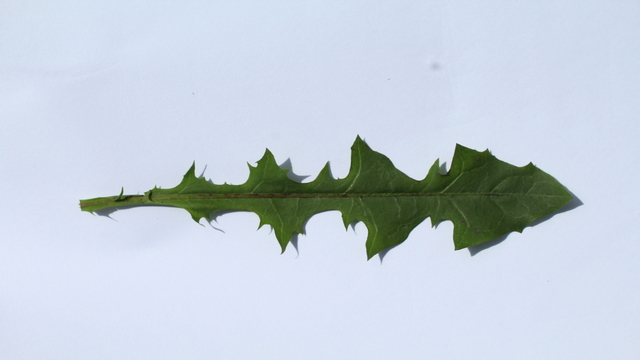
%> input picture Atividade 9/imagem01_2095920.jpg, 640 x 360 px
$ octave atividade9.m   (GNU Octave 9; MATLAB toolbox functions it lacks are replaced by stand-ins)
%> lines starting %> are read from the running program, lines starting %| are printed output that depends on the picture
% Carregar a imagem
imagem = imread('imagem01_2095920.jpg');  % Substitua pelo nome correto do arquivo
%> imagem is the input picture: size 360x640x3 uint8; mean R, G, B 197.1, 207.3, 218.5

% Decompor a imagem nas camadas R, G e B
R = imagem(:, :, 1);  % Camada vermelha
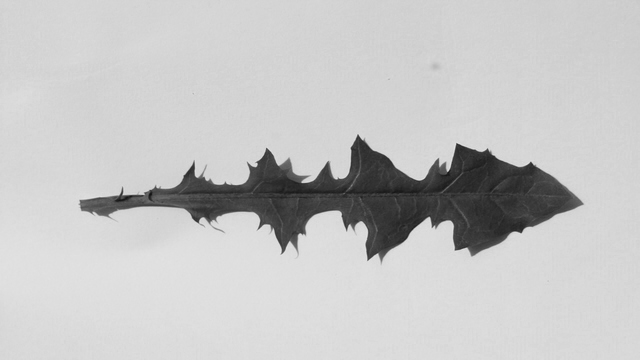
%> R: size 360x640 uint8; min 17, max 232, mean 197.1
G = imagem(:, :, 2);  % Camada verde
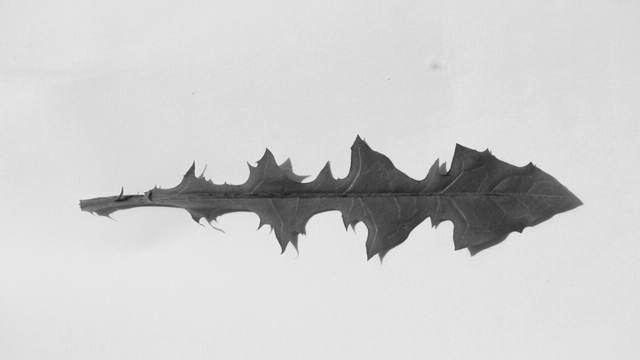
%> G: size 360x640 uint8; min 30, max 238, mean 207.3
B = imagem(:, :, 3);  % Camada azul
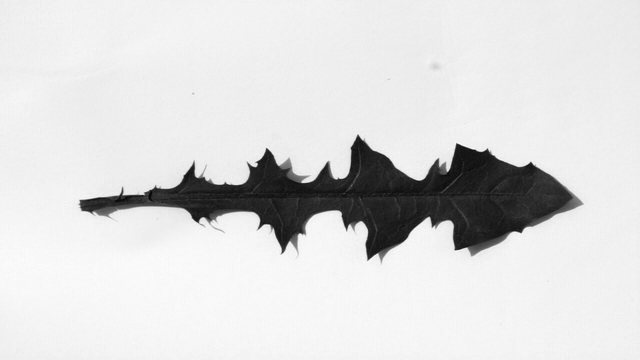
%> B: size 360x640 uint8; min 6, max 254, mean 218.5

% Criar a figura com a imagem original e as camadas R, G e B
figure;

% Imagem original
subplot(2, 2, 1);
imshow(imagem);
title('Imagem Original');

% Componente R
subplot(2, 2, 2);
imshow(R);
title('Componente R');

% Componente G
subplot(2, 2, 3);
imshow(G);
title('Componente G');

% Componente B
subplot(2, 2, 4);
imshow(B);
title('Componente B');

% Salvar a figura em formato JPG
saveas(gcf, 'imagem_decomposicao_RGB.jpg');  % Salva a figura como JPG
